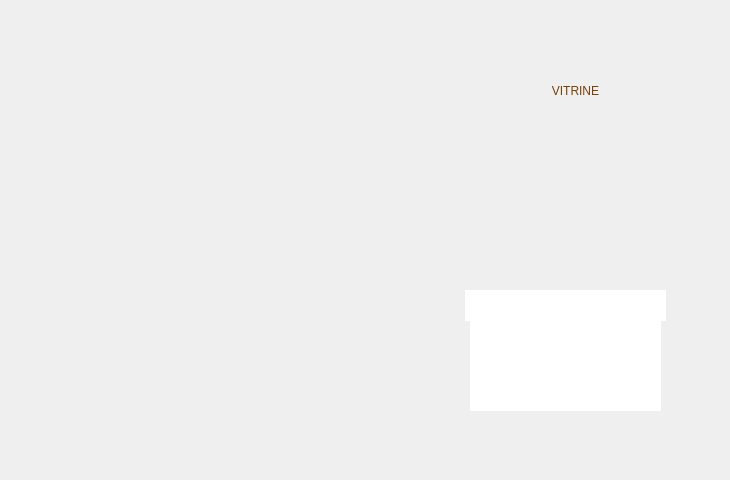
    <widget class="QWidget" name="page">
     <widget class="QLabel" name="label_69">
      <property name="geometry">
       <rect>
        <x>430</x>
        <y>30</y>
        <width>291</width>
        <height>121</height>
       </rect>
      </property>
      <property name="styleSheet">
       <string notr="true">color: rgb(120, 63, 7);
font: 40pt &quot;Lemon&quot;;
background-color: rgb(0, 0, 0,0%);</string>
      </property>
      <property name="text">
       <string>VITRINE</string>
      </property>
      <property name="scaledContents">
       <bool>true</bool>
      </property>
      <property name="alignment">
       <set>Qt::AlignCenter</set>
      </property>
     </widget>
     <widget class="QGraphicsView" name="plate">
      <property name="geometry">
       <rect>
        <x>465</x>
        <y>290</y>
        <width>201</width>
        <height>31</height>
       </rect>
      </property>
      <property name="styleSheet">
       <string notr="true">
#plate {
background-color: transparent;
border-image: url(:/img/img/plate.png);
background: none;
border: none;
background-repeat: none;
}</string>
      </property>
     </widget>
     <widget class="QGraphicsView" name="plateHolder">
      <property name="geometry">
       <rect>
        <x>470</x>
        <y>300</y>
        <width>191</width>
        <height>111</height>
       </rect>
      </property>
      <property name="styleSheet">
       <string notr="true">
#plateHolder {
background-color: transparent;
border-image: url(:/img/img/plateholder.png);
background: none;
border: none;
background-repeat: none;
}</string>
      </property>
     </widget>
     <widget class="QPushButton" name="backvitrine">
      <property name="geometry">
       <rect>
        <x>50</x>
        <y>70</y>
        <width>171</width>
        <height>61</height>
       </rect>
      </property>
      <property name="styleSheet">
       <string notr="true">
#backvitrine {
background-color: transparent;
border-image: url(:/img/img/back0001.png);
background: none;
border: none;
background-repeat: none;
}

#backvitrine:hover {

	background-color: rgba(255, 255, 255, 0.4);
  	border-image: url(:/img/img/back0002.png);
	 border: none;
}
#backvitrine:pressed
{
   border-image: url(:/img/img/back0001.png);
}</string>
      </property>
      <property name="text">
       <string/>
      </property>
     </widget>
     <widget class="QWidget" name="okplate" native="true">
      <property name="geometry">
       <rect>
        <x>543</x>
        <y>420</y>
        <width>51</width>
        <height>51</height>
       </rect>
      </property>
      <property name="styleSheet">
       <string notr="true">
#okplate {
background-color: transparent;
border-image: url(:/img/img/ok.png);
background: none;
border: none;
background-repeat: none;
}</string>
      </property>
     </widget>
    </widget>
